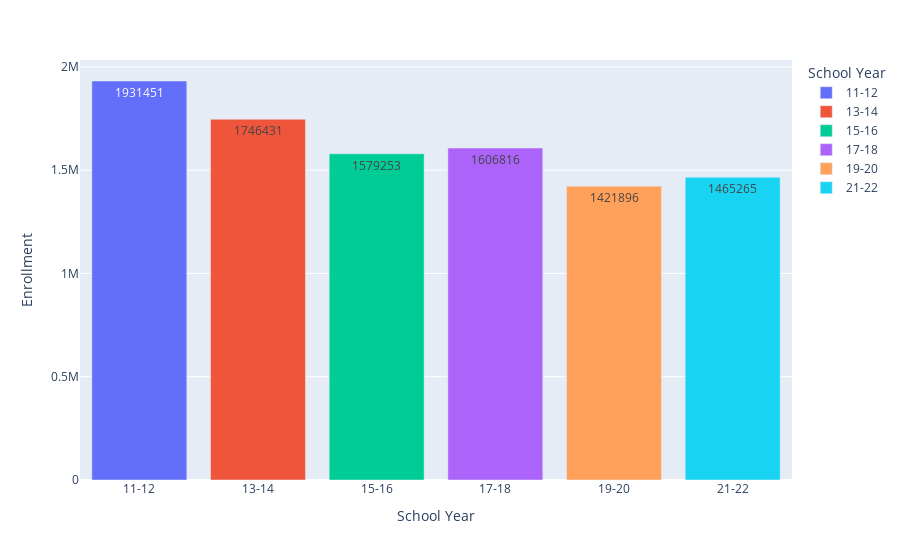

Notebook source saved alongside this figure:
### Markdown cell above
(See the introduction to this notebook and/or the project's readme file for an important disclaimer regarding these enrollment figures.)

### Code cell
fig_nationwide_enrollment = px.bar(
    df_nationwide_enrollment_by_year,
    x = 'School Year', y = 'Enrollment',
    color = 'School Year', text_auto = '.0f')
fig_nationwide_enrollment.update_xaxes(type = 'category')
# Based on Pracheta's response at https://stackoverflow.com/a/64424308/13097194
# and https://plotly.com/python/reference/layout/xaxis/#layout-xaxis-type
fig_nationwide_enrollment

### Figure 1 — Plotly figure (JSON) as saved in the notebook; plotly's stock layout.template omitted (floating-point values rounded to 4 significant figures)
{"data": [{"alignmentgroup": "True", "hovertemplate": "School Year=%{x}<br>Enrollment=%{y}<extra></extra>", "legendgroup": "11-12", "marker": {"color": "#636efa", "pattern": {"shape": ""}}, "name": "11-12", "offsetgroup": "11-12", "orientation": "v", "showlegend": true, "textposition": "auto", "texttemplate": "%{y:.0f}", "type": "bar", "x": ["11-12"], "xaxis": "x", "y": [1931451], "yaxis": "y"}, {"alignmentgroup": "True", "hovertemplate": "School Year=%{x}<br>Enrollment=%{y}<extra></extra>", "legendgroup": "13-14", "marker": {"color": "#EF553B", "pattern": {"shape": ""}}, "name": "13-14", "offsetgroup": "13-14", "orientation": "v", "showlegend": true, "textposition": "auto", "texttemplate": "%{y:.0f}", "type": "bar", "x": ["13-14"], "xaxis": "x", "y": [1746431], "yaxis": "y"}, {"alignmentgroup": "True", "hovertemplate": "School Year=%{x}<br>Enrollment=%{y}<extra></extra>", "legendgroup": "15-16", "marker": {"color": "#00cc96", "pattern": {"shape": ""}}, "name": "15-16", "offsetgroup": "15-16", "orientation": "v", "showlegend": true, "textposition": "auto", "texttemplate": "%{y:.0f}", "type": "bar", "x": ["15-16"], "xaxis": "x", "y": [1579253], "yaxis": "y"}, {"alignmentgroup": "True", "hovertemplate": "School Year=%{x}<br>Enrollment=%{y}<extra></extra>", "legendgroup": "17-18", "marker": {"color": "#ab63fa", "pattern": {"shape": ""}}, "name": "17-18", "offsetgroup": "17-18", "orientation": "v", "showlegend": true, "textposition": "auto", "texttemplate": "%{y:.0f}", "type": "bar", "x": ["17-18"], "xaxis": "x", "y": [1606816], "yaxis": "y"}, {"alignmentgroup": "True", "hovertemplate": "School Year=%{x}<br>Enrollment=%{y}<extra></extra>", "legendgroup": "19-20", "marker": {"color": "#FFA15A", "pattern": {"shape": ""}}, "name": "19-20", "offsetgroup": "19-20", "orientation": "v", "showlegend": true, "textposition": "auto", "texttemplate": "%{y:.0f}", "type": "bar", "x": ["19-20"], "xaxis": "x", "y": [1421896], "yaxis": "y"}, {"alignmentgroup": "True", "hovertemplate": "School Year=%{x}<br>Enrollment=%{y}<extra></extra>", "legendgroup": "21-22", "marker": {"color": "#19d3f3", "pattern": {"shape": ""}}, "name": "21-22", "offsetgroup": "21-22", "orientation": "v", "showlegend": true, "textposition": "auto", "texttemplate": "%{y:.0f}", "type": "bar", "x": ["21-22"], "xaxis": "x", "y": [1465265], "yaxis": "y"}], "layout": {"autosize": true, "barmode": "relative", "legend": {"title": {"text": "School Year"}, "tracegroupgap": 0}, "margin": {"t": 60}, "xaxis": {"anchor": "y", "autorange": true, "categoryarray": ["11-12", "13-14", "15-16", "17-18", "19-20", "21-22"], "categoryorder": "array", "domain": [0, 1], "range": [-0.5, 5.5], "title": {"text": "School Year"}, "type": "category"}, "yaxis": {"anchor": "x", "autorange": true, "domain": [0, 1], "range": [0, 2033000.0], "title": {"text": "Enrollment"}, "type": "linear"}}}
